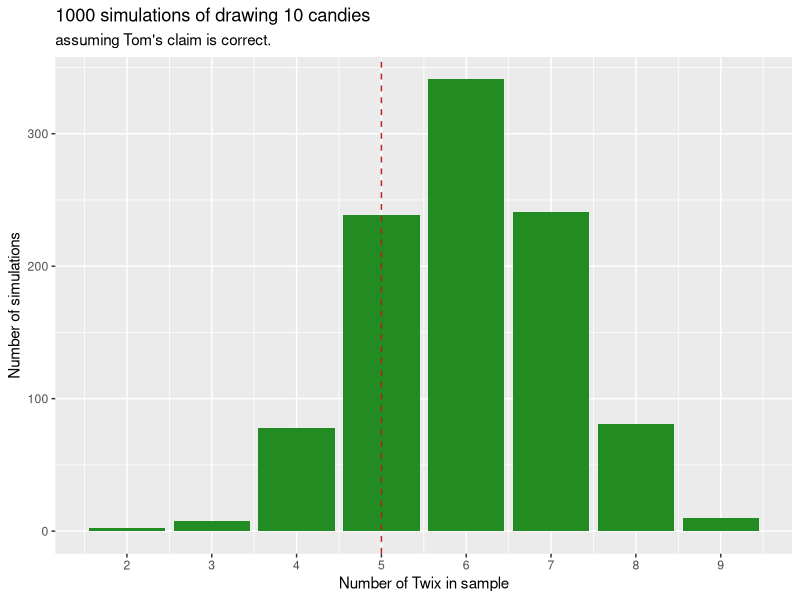
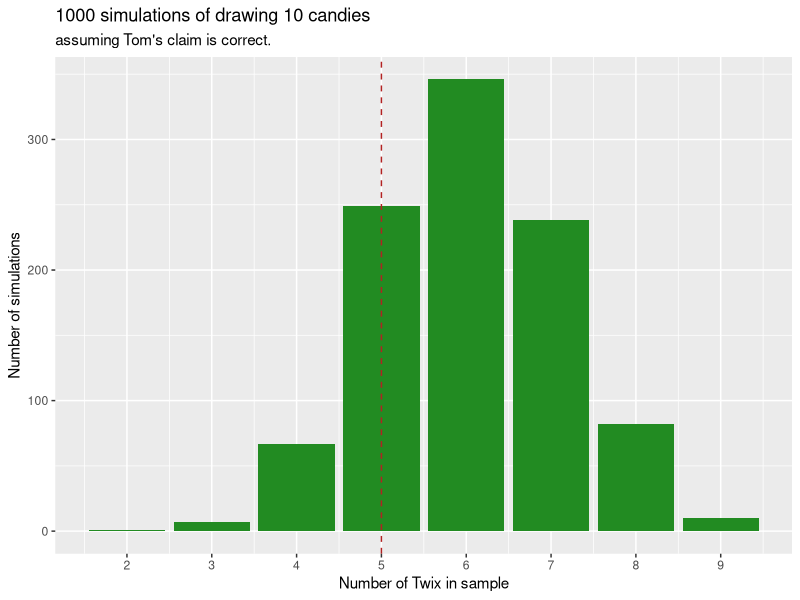

R code for these plots, in order:
library(tidyverse) # if you have not already loaded it

Candy_Tom <- c(rep("Twix", 12), rep("Reese's", 8))
Candy_Jessy <- c(rep("Twix", 6), rep("Reese's", 14))

sims <- 1000
samp_size <- 10
Twix_counter <- numeric(sims)

for(i in 1:sims) {
  candies <- sample(Candy_Tom, 10, replace = F)
  samp_df <- data.frame(candies)
  candies_count <- samp_df %>% count(candies)
  Twix_count <- filter(candies_count, candies == "Twix")$n
  Twix_counter[i] <- Twix_count
}

Twix_sims_T <- data.frame(Twix_counter)

Twix_sims_T %>% ggplot(aes(x = Twix_counter)) +
  geom_bar(fill = "forestgreen") + 
  geom_vline(aes(xintercept = 5), linetype = "dashed", color = "firebrick") +
  scale_x_continuous(breaks = c(1:10),labels = c(1:10)) +
  labs(title =  paste(sims, "simulations of drawing", samp_size, "candies"),
       subtitle = "assuming Tom's claim is correct.",
       x = "Number of Twix in sample",
       y = "Number of simulations")

### 2nd Version

sims <- 1000
samp_size <- 10
sample_df <- data.frame(matrix(ncol = samp_size, nrow = 0))
colnames(sample_df) <- c(1:samp_size)

for(i in 1:sims) {
  candy_sample <- sample(Candy_Tom, samp_size, replace = F)
  sample_df[i,] <- t(candy_sample)
}

sample_df <- sample_df %>% mutate(Twix_count = rowSums(. == "Twix"))


sample_df %>% ggplot(aes(x = Twix_count)) +
  geom_bar(fill = "forestgreen") + 
  geom_vline(aes(xintercept = 5), linetype = "dashed", color = "firebrick") +
  scale_x_continuous(breaks = c(1:10),labels = c(1:10)) +
  labs(title =  paste(sims, "simulations of drawing", samp_size, "candies"),
       subtitle = "assuming Tom's claim is correct.",
       x = "Number of Twix in sample",
       y = "Number of simulations")
